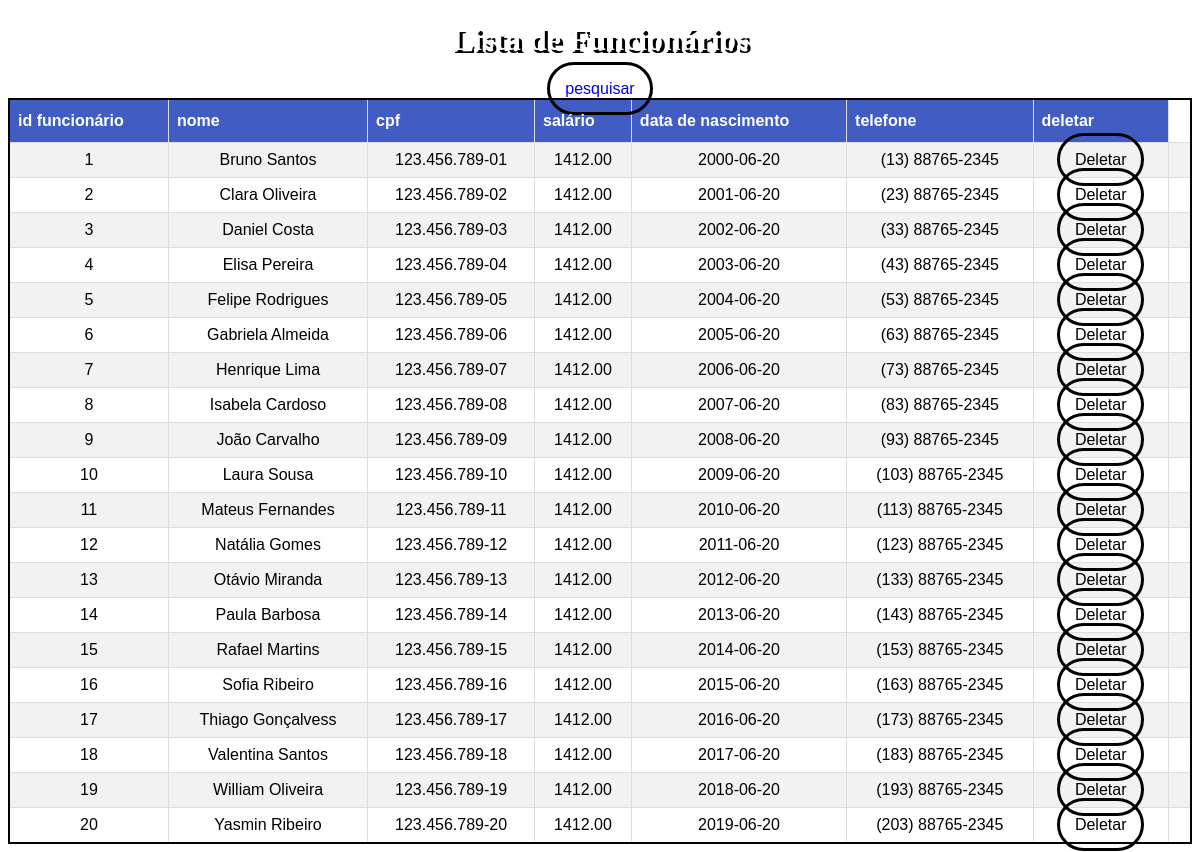
/funcionariosql.php (signed in), run on the app's committed database.
### tables this page shows
CREATE TABLE IF NOT EXISTS `funcionario` (
  `idfuncionario` INT NOT NULL AUTO_INCREMENT,
  `nome` VARCHAR(100) NOT NULL,
  `cpf` VARCHAR(45) NOT NULL,
  `salario` DECIMAL(10,2) NOT NULL,
  `data_de_nascimento` DATE NOT NULL,
  `telefone` VARCHAR(45) NOT NULL,
  PRIMARY KEY (`idfuncionario`));

### public/funcionariosql.php (the view, shortened to what this page needs)
<!DOCTYPE html>
<html lang="en">
<head>
    <link rel="stylesheet" href="./css/estilo.css">
</head>
<body>
<h1>Lista de Funcionários</h1>
<table class= decoracao >
    <tr>
        <th>id funcionário</th>
        <th>nome</th>
        <th>cpf</th>
        <th>salário</th>
        <th>data de nascimento </th>
        <th>telefone</th>
        <th>deletar</th>
    </tr>
    <?php
        require_once "../controle/conexao.php";
        $campo = 'idfuncionario';
        $tabela= 'funcionario';
        $loc = 'funcionariosql.php';
        $sql = "SELECT * FROM funcionario";
        $resultados = mysqli_query($conexao, $sql);
        while ($linha = mysqli_fetch_array($resultados)) {
        $id = $linha['idfuncionario'];
        $nome = $linha['nome'];
        $cpf = $linha['cpf'];
        $salario = $linha['salario'];
        $data_de_nascimento = $linha["data_de_nascimento"];
        $telefone = $linha["telefone"];
        echo "<tr>";
        echo "<td>$id</td>";
        echo "<td>$nome</td>";
        echo "<td>$cpf</td>";
        echo "<td>$salario</td>";
        echo "<td>$data_de_nascimento</td>";
        echo "<td>$telefone</td>";
        echo "<td> <a class = 'letra' href='../controle/deletar.php?id=$id&campo=$campo&tabela=$tabela&loc=$loc'>Deletar</a><td/>";
        echo "</tr>";
        }
        ?>
          <a href='../controle/pesquisarfuncionario.php'>pesquisar</a>
</body>
</html>

### public/css/estilo.css (style rules this page uses)
h1 { text-shadow: 3px 3px rgb(0, 0, 0); text-align: center; color: #ffffff; }
a { text-decoration: none; border: solid; border-radius: 30px; border-color: rgb(0, 0, 0); padding: 15px; }
body { background-color: #ffffff; text-align: center; }
.letra { color: rgb(0, 0, 0); }
td { border-width: 1px; border-style: solid; border-color: black; }
table { border-width: 2px; border-style: solid; border-color: black; }
a { box-sizing: border-box; }
a { margin: 0; font-family: Arial, Helvetica, sans-serif; }
.decoracao { font-family: Arial, Helvetica, sans-serif; border-collapse: collapse; width: 100%; }
.decoracao td, .decoracao th { border: 1px solid #ddd; padding: 8px; }
.decoracao tr:nth-child(even) { background-color: #f2f2f2; }
.decoracao th { padding-top: 12px; padding-bottom: 12px; text-align: left; background-color: #415dc3; color: white; }

### data on the page
funcionario: idfuncionario "1", nome "Bruno Santos", cpf "123.456.789-01", salario "1412.00", data_de_nascimento "2000-06-20", telefone "(13) 88765-2345"
funcionario: idfuncionario "2", nome "Clara Oliveira", cpf "123.456.789-02", salario "1412.00", data_de_nascimento "2001-06-20", telefone "(23) 88765-2345"
funcionario: idfuncionario "3", nome "Daniel Costa", cpf "123.456.789-03", salario "1412.00", data_de_nascimento "2002-06-20", telefone "(33) 88765-2345"
funcionario: idfuncionario "4", nome "Elisa Pereira", cpf "123.456.789-04", salario "1412.00", data_de_nascimento "2003-06-20", telefone "(43) 88765-2345"
funcionario: idfuncionario "5", nome "Felipe Rodrigues", cpf "123.456.789-05", salario "1412.00", data_de_nascimento "2004-06-20", telefone "(53) 88765-2345"
funcionario: idfuncionario "6", nome "Gabriela Almeida", cpf "123.456.789-06", salario "1412.00", data_de_nascimento "2005-06-20", telefone "(63) 88765-2345"
funcionario: idfuncionario "7", nome "Henrique Lima", cpf "123.456.789-07", salario "1412.00", data_de_nascimento "2006-06-20", telefone "(73) 88765-2345"
funcionario: idfuncionario "8", nome "Isabela Cardoso", cpf "123.456.789-08", salario "1412.00", data_de_nascimento "2007-06-20", telefone "(83) 88765-2345"
funcionario: idfuncionario "9", nome "João Carvalho", cpf "123.456.789-09", salario "1412.00", data_de_nascimento "2008-06-20", telefone "(93) 88765-2345"
funcionario: idfuncionario "10", nome "Laura Sousa", cpf "123.456.789-10", salario "1412.00", data_de_nascimento "2009-06-20", telefone "(103) 88765-2345"
funcionario: idfuncionario "11", nome "Mateus Fernandes", cpf "123.456.789-11", salario "1412.00", data_de_nascimento "2010-06-20", telefone "(113) 88765-2345"
funcionario: idfuncionario "12", nome "Natália Gomes", cpf "123.456.789-12", salario "1412.00", data_de_nascimento "2011-06-20", telefone "(123) 88765-2345"
funcionario: idfuncionario "13", nome "Otávio Miranda", cpf "123.456.789-13", salario "1412.00", data_de_nascimento "2012-06-20", telefone "(133) 88765-2345"
funcionario: idfuncionario "14", nome "Paula Barbosa", cpf "123.456.789-14", salario "1412.00", data_de_nascimento "2013-06-20", telefone "(143) 88765-2345"
funcionario: idfuncionario "15", nome "Rafael Martins", cpf "123.456.789-15", salario "1412.00", data_de_nascimento "2014-06-20", telefone "(153) 88765-2345"
funcionario: idfuncionario "16", nome "Sofia Ribeiro", cpf "123.456.789-16", salario "1412.00", data_de_nascimento "2015-06-20", telefone "(163) 88765-2345"
funcionario: idfuncionario "17", nome "Thiago Gonçalvess", cpf "123.456.789-17", salario "1412.00", data_de_nascimento "2016-06-20", telefone "(173) 88765-2345"
funcionario: idfuncionario "18", nome "Valentina Santos", cpf "123.456.789-18", salario "1412.00", data_de_nascimento "2017-06-20", telefone "(183) 88765-2345"
funcionario: idfuncionario "19", nome "William Oliveira", cpf "123.456.789-19", salario "1412.00", data_de_nascimento "2018-06-20", telefone "(193) 88765-2345"
funcionario: idfuncionario "20", nome "Yasmin Ribeiro", cpf "123.456.789-20", salario "1412.00", data_de_nascimento "2019-06-20", telefone "(203) 88765-2345"
